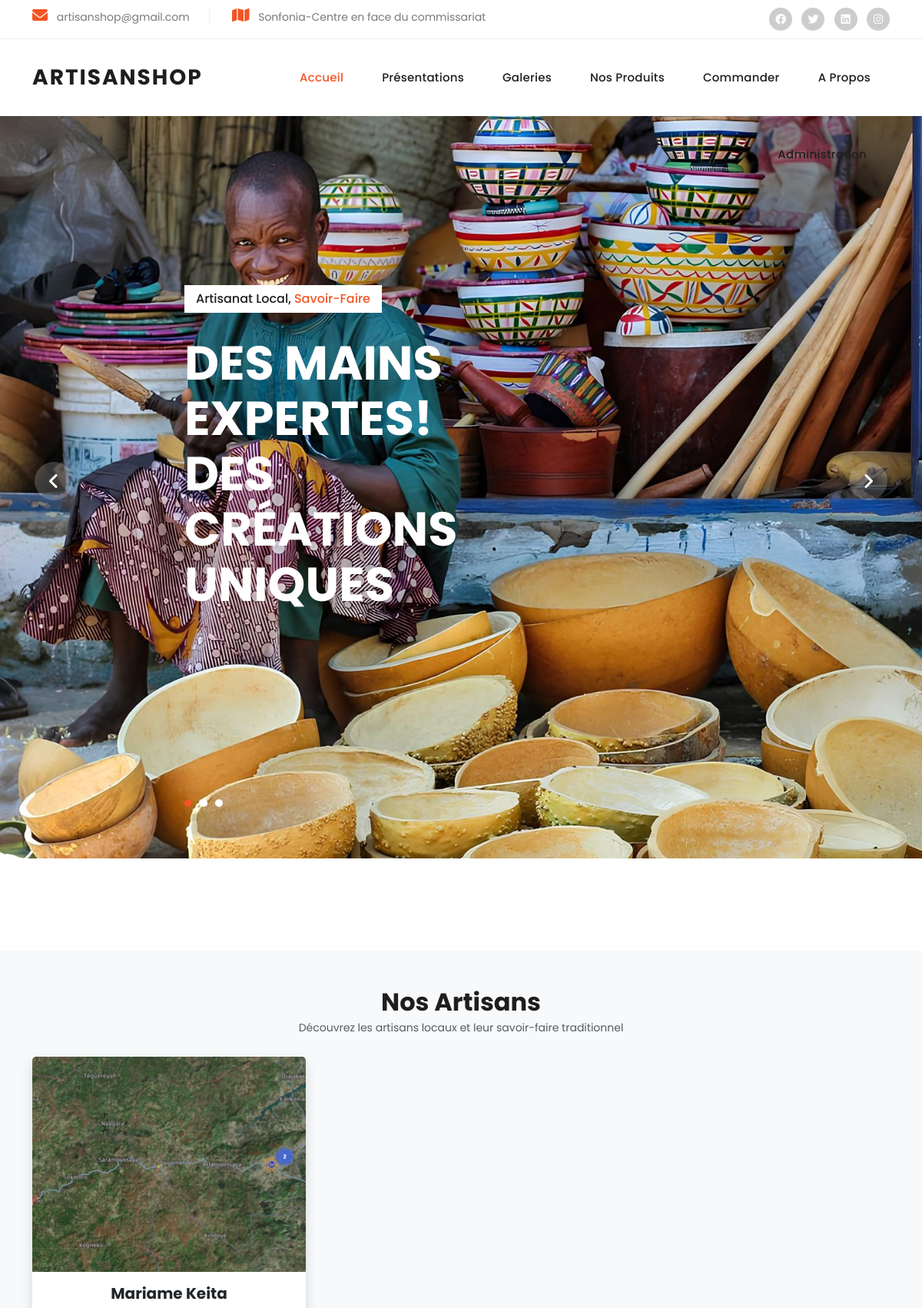
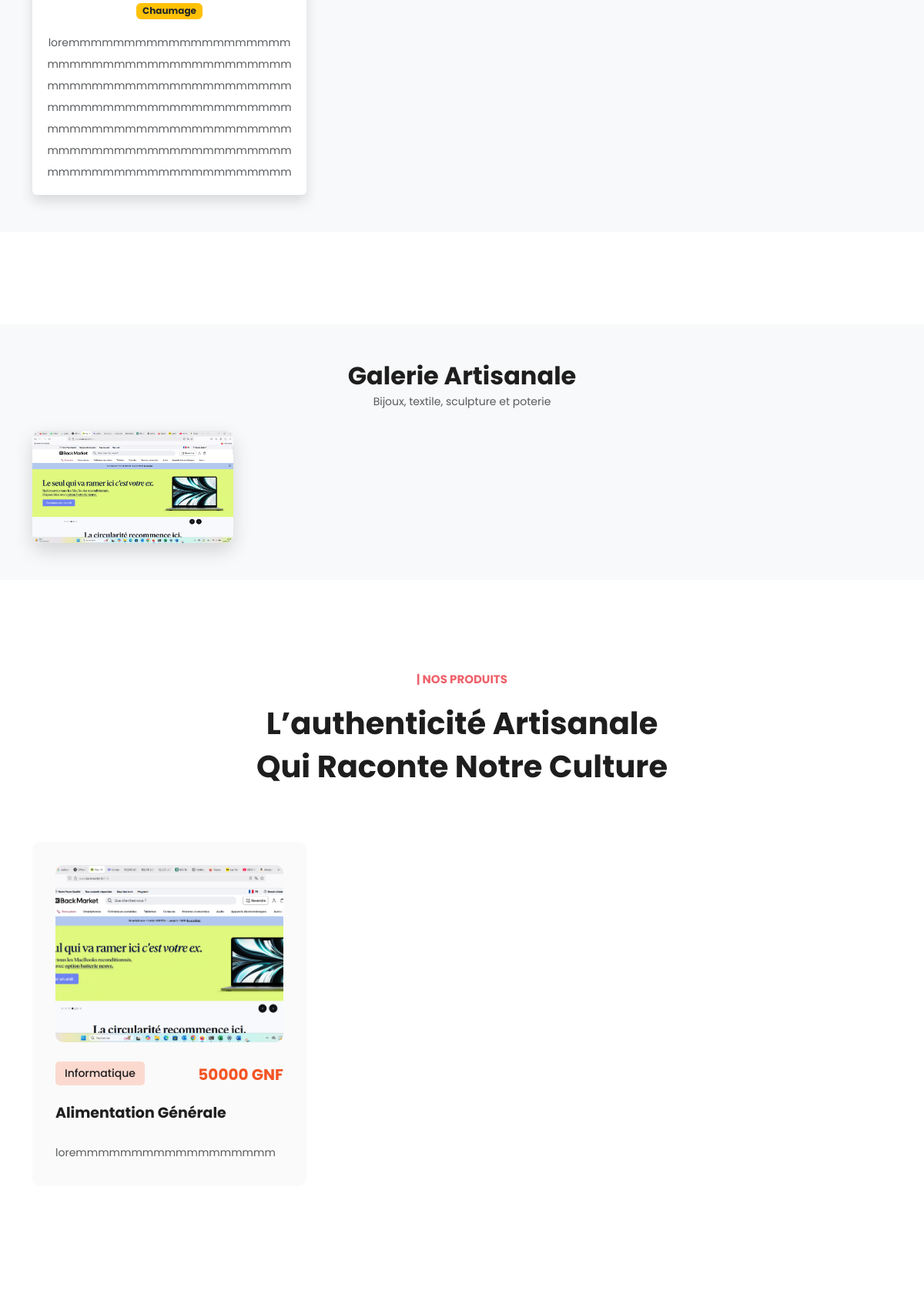
The page / (upper part) on the database its author committed (2 pictures, top to bottom).
### tables this page shows
CREATE TABLE `artisans` (
  `id` int(11) NOT NULL,
  `nom` varchar(255) NOT NULL,
  `prenom` varchar(255) NOT NULL,
  `adresse` varchar(255) NOT NULL,
  `telephone` varchar(20) NOT NULL,
  `metier` varchar(255) NOT NULL,
  `description` text NOT NULL,
  `image` varchar(255) NOT NULL,
  `created_at` timestamp NOT NULL DEFAULT current_timestamp(),
  `updated_at` timestamp NOT NULL DEFAULT current_timestamp()
);

CREATE TABLE `galerie` (
  `id` int(11) NOT NULL,
  `image` varchar(255) NOT NULL,
  `nom` varchar(255) NOT NULL,
  `type` varchar(255) NOT NULL,
  `created_at` timestamp NOT NULL DEFAULT current_timestamp(),
  `updated_at` timestamp NOT NULL DEFAULT current_timestamp()
);

CREATE TABLE `produits` (
  `id` int(11) NOT NULL,
  `nom` varchar(255) NOT NULL,
  `categorie` varchar(255) NOT NULL,
  `prix` int(11) NOT NULL,
  `image` varchar(255) NOT NULL,
  `description` text NOT NULL,
  `created_at` timestamp NOT NULL DEFAULT current_timestamp(),
  `updated_at` timestamp NOT NULL DEFAULT current_timestamp()
);

### Backend/Artisan/artisan.php (called while the page is built, shortened)
<?php
class Artisans {
    private $pdo;
    public function __construct($pdo)
    {
        $this->pdo = $pdo;
    }
    public function GetArtisans() {
        $requete = $this->pdo->prepare("SELECT * FROM artisans");
        $requete->execute();
        return $requete->fetchAll(PDO::FETCH_ASSOC);
    }
}

### Backend/Galerie/galerie.php (called while the page is built, shortened)
<?php
class Galeries {
    private $pdo;
    public function __construct($pdo)
    {
        $this->pdo = $pdo;
    }
    public function GetGaleries() {
        $requete = $this->pdo->prepare("SELECT * FROM galerie");
        $requete->execute();
        return $requete->fetchAll(PDO::FETCH_ASSOC);
    }
}

### Backend/Produit/produit.php (called while the page is built, shortened)
<?php
    class Produits {
        private $pdo;
        public function __construct($pdo)
        {
            $this->pdo = $pdo;
        }
        public function GetProduits() {
            $requete = $this->pdo->prepare("SELECT * FROM produits");
            $requete->execute();
            $liste = $requete->fetchAll(PDO::FETCH_ASSOC);
            return $liste;
        }
    }

### index.php (the view, shortened to what this page needs)
<?php
    require_once __DIR__ . "/Config/db.php";
    require_once __DIR__ . "/Backend/Produit/produit.php";
    require_once __DIR__ . "/Backend/Artisan/artisan.php";
    require_once __DIR__ . "/Backend/Galerie/galerie.php";
    $pdo = connectionDB();
    $produits = new Produits($pdo);
    $listeProduits = $produits->GetProduits();
    $artisans = new Artisans($pdo);
    $listeartisans = $artisans->GetArtisans();
    $galeries = new Galeries($pdo);
    $listegaleries = $galeries->GetGaleries();
?>
<!DOCTYPE html>
<html lang="en">
    <head>
        <link href="vendor/bootstrap/css/bootstrap.min.css" rel="stylesheet">
        <link rel="stylesheet" href="assets/css/galerie.css">
        <link rel="stylesheet" href="assets/css/fontawesome.css">
        <link rel="stylesheet" href="assets/css/templatemo-villa-agency.css">
        <link rel="stylesheet" href="assets/css/owl.css">
        <link rel="stylesheet" href="assets/css/animate.css">
        <link rel="stylesheet"href="https://unpkg.com/swiper@7/swiper-bundle.min.css"/>
    </head>
<body>
    <?php require_once __DIR__ . "/header.php"; ?>
    <div class="main-banner">
        <div class="owl-carousel owl-banner">
        <div class="item item-1">
            <div class="header-text">
            <span class="category">Artisanat local, <em>Savoir-faire</em></span>
            <h2>Des mains expertes!<br>Des créations uniques</h2>
            </div>
        </div>
        </div>
    </div>
    <div id="presentation" class="featured section py-5 bg-light">
        <div class="container">
            <div class="row mb-4">
                <div class="col text-center">
                    <h2 class="fw-bold">Nos Artisans</h2>
                    <p class="text-muted">
                        Découvrez les artisans locaux et leur savoir-faire traditionnel
                    </p>
                </div>
            </div>
            <div class="row g-4">
                <?php foreach ( $listeartisans as $artisan): ?>
                <div class="col-lg-4 col-md-6 col-sm-12">
                    <div class="card border-0 shadow h-100">
                        <div class="" style="height: 35vh;">
                            <a href="#artisan-<?= $artisan['id'] ?>">
                                <img src="assets/images/Artisans/<?= $artisan['image'] ?>" style="height: 100%; width: 100%; object-fit: cover;" class="card-img-top" alt="<?= $artisan['image'] ?>">
                            </a>
                        </div>
                        <div class="card-body text-center">
                            <h5 class="card-title fw-bold"><?= $artisan['prenom'] . '  ' . $artisan['nom'] ?></h5>
                            <span class="badge bg-warning text-dark mb-2"><?= $artisan['metier'] ?></span>
                            <p class="card-text text-muted mt-2">
                                <?= $artisan['description'] ?>
                            </p>
                        </div>
                    </div>
                </div>
                <?php endforeach; ?>
            </div>
        </div>
    </div>
    <div id="galeries" class="section py-5 bg-light">
        <div class="container">
            <div class="row mb-4">
                <div class="col text-center">
                    <h2 class="fw-bold">Galerie Artisanale</h2>
                    <p class="text-muted">Bijoux, textile, sculpture et poterie</p>
                </div>
            </div>
            <div class="row g-4">
                <?php foreach ( $listegaleries as $image): ?>
                <div class="col-lg-3 col-md-4 col-sm-6 col-12">
                    <div class="gallery-item"
                        data-bs-toggle="modal"
                        data-bs-target="#imageModal"
                        data-image="assets/images/Galeries/<?= $image['image'] ?>"
                        data-title="<?= $image['type'] ?>"
                        data-type="<?= $image['nom'] ?>">
                        <img src="assets/images/Galeries/<?= $image['image'] ?>" class="img-fluid" alt="">
                    </div>
                </div>
                <?php endforeach; ?>
            </div>
        </div>
    </div>
    <div id="produits" class="properties section">
        <div class="container">
            <div class="row">
                <div class="col-lg-6 offset-lg-3">
                    <div class="section-heading text-center">
                        <h6>| Nos Produits</h6>
                        <h2>L’authenticité artisanale qui raconte notre culture</h2>
                    </div>
                </div>
            </div>
            <div class="row">
                <?php foreach ( $listeProduits as $produit): ?>
                <div class="col-lg-4 col-md-6">
                    <div class="item">
                        <a href="#produit-<?= $produit['id'] ?>">
                            <img src="assets/images/Produits/<?= $produit['image'] ?>" alt="<?= $produit['nom'] ?>" class="product-img">
                        </a>
                        <span class="category"><?= $produit['categorie'] ?></span>
                        <h6><?= $produit['prix'] ?> GNF</h6>
                        <h4><?= $produit['nom'] ?></h4>
                        <p class="text-muted">
                            <?= $produit['description'] ?>
                        </p>
                    </div>
                </div>
                <?php endforeach; ?>
            </div>
        </div>
    </div>
</body>
</html>

### assets/css/galerie.css (style rules this page uses)
.gallery-item { position: relative; overflow: hidden; border-radius: 12px; cursor: pointer; box-shadow: 0 10px 25px rgba(0,0,0,0.15); }
.gallery-item img { transition: transform 0.5s ease; }
.product-img { width: 100%; height: 230px; object-fit: cover; border-radius: 10px; }

### assets/css/templatemo-villa-agency.css (style rules this page uses)
html, body, div, span, applet, object, iframe, h1, h2, h3, h4, h5, h6, p, blockquote, div pre, a, abbr, acronym, address, big, cite, code, del, dfn, em, font, img, ins, kbd, q, s, samp, small, strike, strong, sub, sup, tt, var, b, u, i, center, dl, dt, dd, ol, ul, li, figure, header, nav, section, article, aside, footer, figcaption { margin: 0; padding: 0; border: 0; outline: 0; }
* { box-sizing: border-box; }
html, body { font-family: 'Poppins', sans-serif; -ms-text-size-adjust: 100%; -webkit-font-smoothing: antialiased; -moz-osx-font-smoothing: grayscale; }
a { text-decoration: none !important; }
h1, h2, h3, h4, h5, h6 { color: #1e1e1e; margin-top: 0px; margin-bottom: 0px; font-weight: 700; }
p { font-size: 14px; line-height: 28px; color: #4a4a4a; }
img { width: 100%; overflow: hidden; }
html, body { font-family: 'Poppins', sans-serif; }
.section { margin-top: 120px; }
.section-heading { margin-bottom: 70px; }
.section-heading h2 { font-size: 40px; font-weight: 700; text-transform: capitalize; margin-top: 20px; line-height: 56px; }
.section-heading h6 { color: #ee626b; font-size: 15px; text-transform: uppercase; font-weight: 700; }
.main-banner .item { background-position: center center; background-repeat: no-repeat; background-size: cover; padding: 220px 20% 320px 20%; margin-top: 0px; }
.main-banner .item-1 { background-image: url(../images/banner-01.jpg); }
.main-banner .item span.category { background-color: #fff; color: #1e1e1e; font-size: 16px; font-weight: 500; text-transform: capitalize; padding: 6px 15px; display: inline-block; margin-bottom: 30px; }
.main-banner .item span.category em { font-style: normal; color: #f35525; }
.main-banner .item h2 { font-size: 62px; font-weight: 700; text-transform: uppercase; color: #fff; line-height: 72px; width: 50%; margin-bottom: 0px; }
.properties .item { background-color: #fafafa; border-radius: 10px; padding: 30px; margin-bottom: 30px; }
.properties .item img { border-radius: 10px; }
.properties .item span.category { background-color: #fbd9cf; font-weight: 500; border-radius: 5px; font-size: 14px; color: #1e1e1e; padding: 5px 12px; display: inline-block; margin-top: 25px; }
.properties .item h4 { font-size: 19px; margin: 25px 0px; }
.properties .item h6 { font-size: 20px; color: #f35525; margin-top: 6px; display: inline-block; float: right; margin-top: 30px; }
body { overflow-x: hidden; }

### rows shown on the page
artisans: image (picture), prenom "Mariame", nom "Keita", metier "Chaumage", description "loremmmmmmmmmmmmmmmmmmmmmmmmmmmmmmmmmmmmmmmmmmmmmmmmmmmmmmmmmmmmmmmmmmmmmmmmmmmmmmmmmmmmmmmmmmmmmmmmmmmmmmmmmmmmmmmmmmmmmmmmmmmmmmmmmmmmmmmmmmmmmmmmmmmmmmmm"
galerie: image (picture)
produits: image (picture), categorie "Informatique", prix "50000", nom "Alimentation Générale", description "loremmmmmmmmmmmmmmmmmm"
